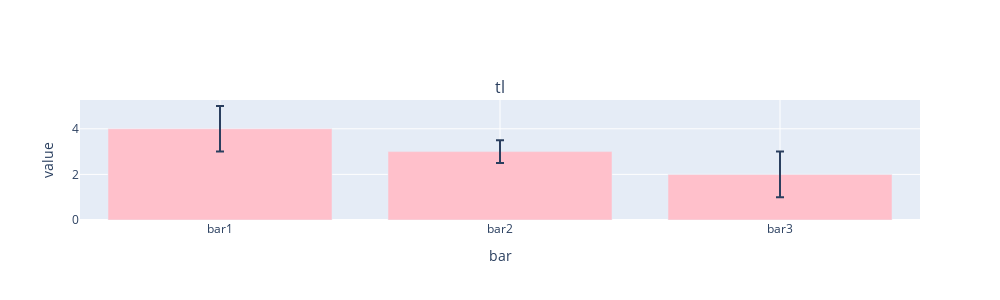

Notebook source saved alongside this figure:
### Code cell
# simple bar plot
bar_data = [4,3,2]
bar_labels = ['bar1', 'bar2', 'bar3']
bar_errors = [1,0.5,1]
h = ep.bar(y=bar_data, x=bar_labels, error_y=bar_errors, color='pink',
          xlabel='bar',ylabel='value', title='tl')
ep.plot_all([h], outfile=os.path.join('test_figs', 'simple_bar.png'))

### Figure 1 — Plotly figure (JSON) as saved in the notebook; plotly's stock layout.template omitted (floating-point values rounded to 4 significant figures)
{"data": [{"error_y": {"array": [1, 0.5, 1], "type": "data", "visible": true}, "marker": {"color": "pink"}, "type": "bar", "x": ["bar1", "bar2", "bar3"], "xaxis": "x", "y": [4, 3, 2], "yaxis": "y"}], "layout": {"annotations": [{"font": {"size": 16}, "showarrow": false, "text": "tl", "x": 0.5, "xanchor": "center", "xref": "paper", "y": 1, "yanchor": "bottom", "yref": "paper"}], "height": 300, "showlegend": false, "width": 1000, "xaxis": {"anchor": "y", "domain": [0, 1], "showgrid": true, "title": {"text": "bar"}}, "yaxis": {"anchor": "x", "domain": [0, 1], "showgrid": true, "title": {"text": "value"}}}}
